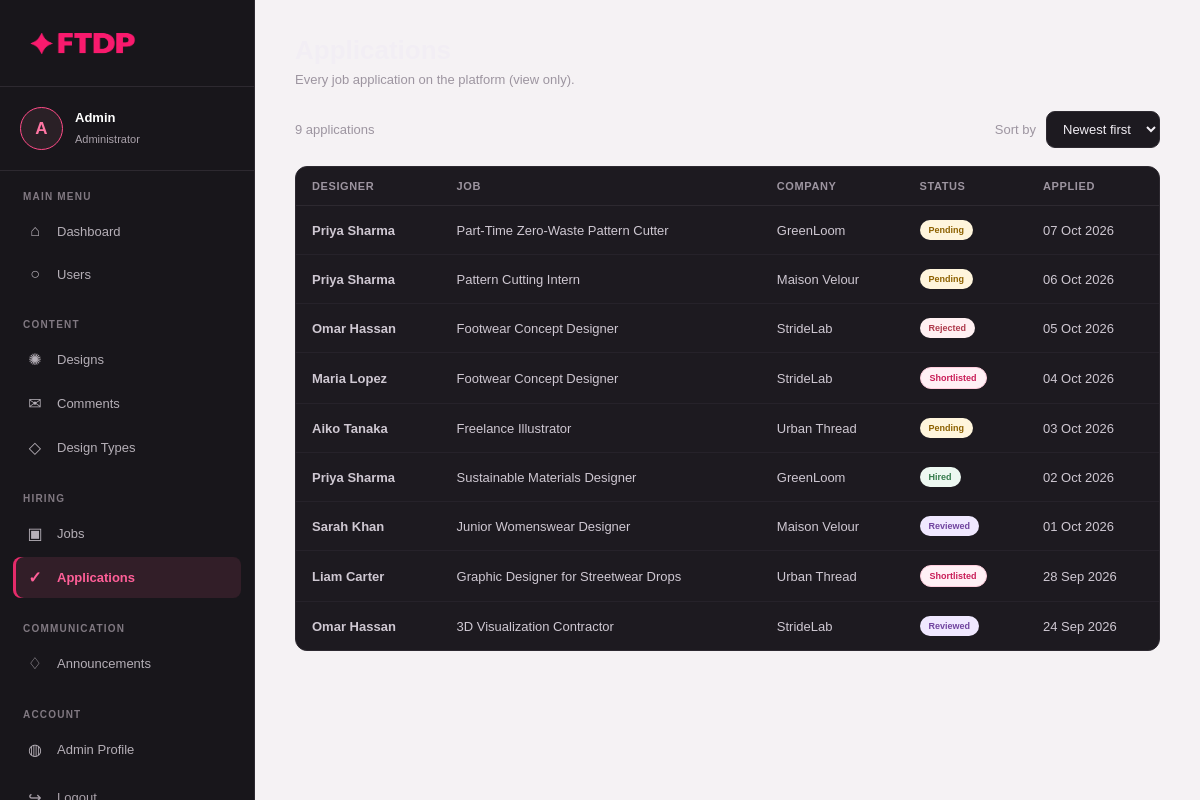
The page /frontend/pages/admin/applications.php (signed in) on the database its author committed.
### tables this page shows
CREATE TABLE job_applications (
id INT AUTO_INCREMENT PRIMARY KEY,

job_id INT NOT NULL,

designer_id INT NOT NULL,

cover_letter TEXT,

resume VARCHAR(255),

application_status ENUM(
'pending',
'reviewed',
'shortlisted',
'rejected',
'hired'
) DEFAULT 'pending',

applied_at TIMESTAMP DEFAULT CURRENT_TIMESTAMP,

FOREIGN KEY (job_id)
REFERENCES jobs(id)
ON DELETE CASCADE,

FOREIGN KEY (designer_id)
REFERENCES designers(id)
ON DELETE CASCADE,

UNIQUE KEY unique_application (
job_id,
designer_id
),

INDEX idx_applications_job_status (job_id, application_status, applied_at)
);

CREATE TABLE users (
id INT AUTO_INCREMENT PRIMARY KEY,
full_name VARCHAR(100) NOT NULL,
email VARCHAR(150) NOT NULL UNIQUE,
password VARCHAR(255) NOT NULL,

role ENUM(
'designer',
'company',
'admin'
) NOT NULL,

profile_picture VARCHAR(255) DEFAULT NULL,
cover_picture VARCHAR(255) DEFAULT NULL,

is_verified ENUM('Y','N') DEFAULT 'Y',

created_at TIMESTAMP DEFAULT CURRENT_TIMESTAMP
);

CREATE TABLE jobs (
id INT AUTO_INCREMENT PRIMARY KEY,

company_id INT NOT NULL,

title VARCHAR(200) NOT NULL,

description TEXT NOT NULL,

location VARCHAR(150),

salary VARCHAR(100),

employment_type ENUM(
'Full-Time',
'Part-Time',
'Internship',
'Contract',
'Freelance'
),

deadline DATE,

status ENUM('open','closed') NOT NULL DEFAULT 'open',

created_at TIMESTAMP DEFAULT CURRENT_TIMESTAMP,

FOREIGN KEY (company_id)
REFERENCES companies(id)
ON DELETE CASCADE,

INDEX idx_jobs_company_status (company_id, status)
);

CREATE TABLE companies (
id INT AUTO_INCREMENT PRIMARY KEY,

user_id INT NOT NULL,

company_name VARCHAR(150) NOT NULL,

industry VARCHAR(100),

website VARCHAR(255),

company_size VARCHAR(50),

location VARCHAR(150),

description TEXT,

FOREIGN KEY (user_id)
REFERENCES users(id)
ON DELETE CASCADE
);

### backend/admin/applications.php (called while the page is built, shortened)
<?php
require_once __DIR__ . "/../config/config.php";
require_once __DIR__ . "/admin_helpers.php";
$sort = adminSort();
$dir  = adminSortDir($sort);
$admin_applications = adminFetchAll($conn->query("
    SELECT
        ja.id,
        ja.application_status,
        ja.applied_at,
        u.full_name AS designer_name,
        j.title AS job_title,
        c.company_name
    FROM job_applications ja
    JOIN designers d ON d.id = ja.designer_id
    JOIN users u     ON u.id = d.user_id
    JOIN jobs j      ON j.id = ja.job_id
    JOIN companies c ON c.id = j.company_id
    ORDER BY ja.applied_at $dir, ja.id $dir
"));
?>

### frontend/pages/admin/applications.php (the view, shortened to what this page needs)
<?php
require_once __DIR__ . "/../../../backend/admin/applications.php";
?>
<!DOCTYPE html>
<html lang="en">
<head>
    <link rel="stylesheet" href="../../css/designer_dashboard.css">
    <link rel="stylesheet" href="../../css/designer.css">
    <link rel="stylesheet" href="../../css/designer_comm.css">
    <link rel="stylesheet" href="../../css/company.css">
    <link rel="stylesheet" href="../../css/admin.css">
</head>
<body>
<div class="designer-dashboard">
    <?php require_once __DIR__ . "/../../include/admin_sidbar.php"; ?>
    <main class="designer-main">
        <div class="page-heading">
            <h1>Applications</h1>
            <p>Every job application on the platform (view only).</p>
        </div>
        <div class="co-toolbar">
            <span class="ad-count"><?= count($admin_applications); ?> <?= count($admin_applications) === 1 ? "application" : "applications"; ?></span>
            <?= adminSortControl($sort); ?>
        </div>
        <div class="ad-table-wrap">
            <table class="ad-table">
                <thead>
                    <tr>
                        <th>Designer</th>
                        <th>Job</th>
                        <th>Company</th>
                        <th>Status</th>
                        <th>Applied</th>
                    </tr>
                </thead>
                <tbody>
                <?php foreach ($admin_applications as $app): ?>
                    <tr>
                        <td class="ad-strong"><?= htmlspecialchars($app["designer_name"]); ?></td>
                        <td><?= htmlspecialchars($app["job_title"]); ?></td>
                        <td><?= htmlspecialchars($app["company_name"]); ?></td>
                        <td>
                            <span class="status-badge status-<?= htmlspecialchars(strtolower($app["application_status"])); ?>">
                                <?= htmlspecialchars(ucfirst($app["application_status"])); ?>
                            </span>
                        </td>
                        <td class="ad-nowrap"><?= date("d M Y", strtotime($app["applied_at"])); ?></td>
                    </tr>
                <?php endforeach; ?>
                </tbody>
            </table>
        </div>
    </main>
</div>
</body>
</html>

### frontend/css/designer_dashboard.css (style rules this page uses)
:root { --pink: #e52b6a; --pink-dark: #c91d58; --pink-light: #ff75a3; --pink-border: #ff4b88; --pink-soft: #fff0f5; --pink-dark-soft: #321e28; --text: #252228; --light-text: #68616b; --muted: #999099; --border: #e4dfe3; --white: #ffffff; --dashboard-bg: #f5f2f4; }
* { margin: 0; padding: 0; box-sizing: border-box; }
html { scroll-behavior: smooth; }
body { font-family: Arial, Helvetica, sans-serif; background: var(--dashboard-bg); color: var(--text); }
.designer-dashboard { min-height: 100vh; display: flex; }
.designer-main { width: calc(100% - 255px); margin-left: 255px; padding: 35px 40px; }
.status-badge { display: inline-block; padding: 5px 9px; border-radius: 20px; font-size: 9px; font-weight: 700; text-transform: capitalize; }
.status-pending { background: #fff5dc; color: #8d6100; }
.status-reviewed { background: #f0e8ff; color: #70449f; }
.status-shortlisted { background: var(--pink-soft); color: var(--pink-dark); border: 1px solid #ffcddd; }
.status-rejected { background: #fff0f2; color: #ae3a4c; }
.status-hired { background: #edf8f1; color: #347a4b; }

### frontend/css/designer.css (style rules this page uses)
:root { --sidebar-bg: #18161b; --sidebar-border: #2d2930; --sidebar-hover: #292129; --sidebar-active: #321e28; --pink: #e52b6a; --pink-light: #ff75a3; --pink-border: #ff4b88; --sidebar-text: #b5afb7; --sidebar-muted: #817982; --sidebar-white: #ffffff; }

### frontend/css/designer_comm.css (style rules this page uses)
:root { --c-surface: #1d1a20; --c-surface-2: #251f28; --c-line: #2d2930; --c-line-soft: #26222a; --c-text: #f2eef4; --c-body: #cfc8d2; --c-muted: #9d95a0; --c-pink: #e52b6a; --c-pink-soft: #ff75a3; --c-pink-dim: rgba(229, 43, 106, 0.14); --c-danger: #ff6b6b; --c-success: #4cd08a; }

### frontend/css/company.css (style rules this page uses)
.co-toolbar { display: flex; align-items: center; justify-content: space-between; flex-wrap: wrap; gap: 14px; margin-bottom: 18px; }

### frontend/css/admin.css (style rules this page uses)
.page-heading { margin-bottom: 24px; }
.page-heading h1 { margin-bottom: 6px; color: var(--c-text); font-size: 26px; }
.page-heading p { color: var(--c-muted); font-size: 13px; }
.ad-count { color: var(--c-muted); font-size: 13px; }
.ad-table-wrap { overflow-x: auto; background: var(--c-surface); border: 1px solid var(--c-line); border-radius: 12px; }
.ad-table { width: 100%; border-collapse: collapse; }
.ad-table th { padding: 13px 16px; border-bottom: 1px solid var(--c-line); color: var(--c-muted); font-size: 11px; font-weight: 700; letter-spacing: 0.6px; text-align: left; text-transform: uppercase; white-space: nowrap; }
.ad-table td { padding: 14px 16px; border-bottom: 1px solid var(--c-line-soft); color: var(--c-body); font-size: 13px; vertical-align: middle; }
.ad-table tr:last-child td { border-bottom: none; }
.ad-strong { color: var(--c-text); font-weight: 600; }
.ad-nowrap { white-space: nowrap; }

### rows shown on the page
job_applications: users.full_name "Priya Sharma", job.title "Part-Time Zero-Waste Pattern Cutter", companies.company_name "GreenLoom", application_status "Pending", applied_at "07 Oct 2026"
job_applications: users.full_name "Priya Sharma", job.title "Pattern Cutting Intern", companies.company_name "Maison Velour", application_status "Pending", applied_at "06 Oct 2026"
job_applications: users.full_name "Omar Hassan", job.title "Footwear Concept Designer", companies.company_name "StrideLab", application_status "Rejected", applied_at "05 Oct 2026"
job_applications: users.full_name "Maria Lopez", job.title "Footwear Concept Designer", companies.company_name "StrideLab", application_status "Shortlisted", applied_at "04 Oct 2026"
job_applications: users.full_name "Aiko Tanaka", job.title "Freelance Illustrator", companies.company_name "Urban Thread", application_status "Pending", applied_at "03 Oct 2026"
job_applications: users.full_name "Priya Sharma", job.title "Sustainable Materials Designer", companies.company_name "GreenLoom", application_status "Hired", applied_at "02 Oct 2026"
job_applications: users.full_name "Sarah Khan", job.title "Junior Womenswear Designer", companies.company_name "Maison Velour", application_status "Reviewed", applied_at "01 Oct 2026"
job_applications: users.full_name "Liam Carter", job.title "Graphic Designer for Streetwear Drops", companies.company_name "Urban Thread", application_status "Shortlisted", applied_at "28 Sep 2026"
job_applications: users.full_name "Omar Hassan", job.title "3D Visualization Contractor", companies.company_name "StrideLab", application_status "Reviewed", applied_at "24 Sep 2026"

### other values the page prints
mb_substr($user_name, 0, 1) "A"
$user_name "Admin"
count($admin_applications) "9"
